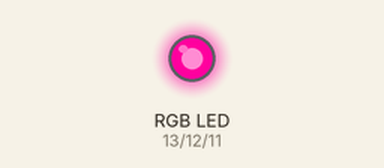
The sketch below on a simulated Arduino Uno, built with avr-gcc and run on an emulated ATmega328P. Parts: an RGB LED mixed from three pins (HIGH = lit). Random numbers use the default seed unless the sketch sets one.

Above: at 0.1 s.
At 5.1 s:
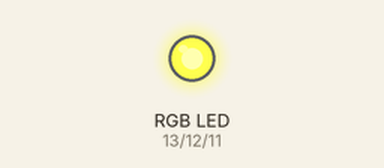
At 10.1 s:
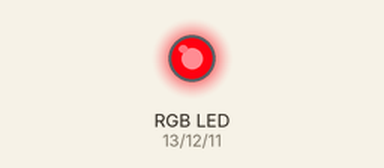
At 18.1 s:
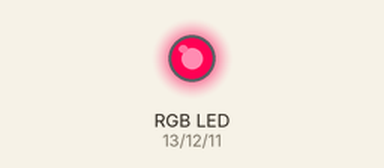
At 28.1 s:
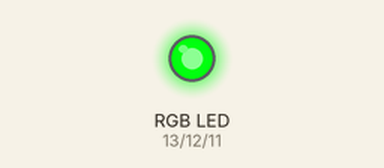
At 38.1 s:
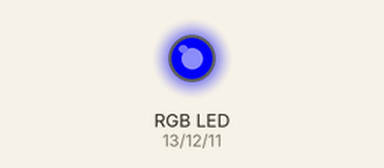
Timing chart, 0 to 40.0 s (numbered marks = the images above):
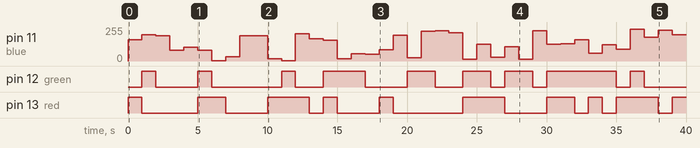

Measured:
- by itself, pin 12 (green): LOW → HIGH at 1.0 s, → LOW 1.0 s later, → HIGH 3.0 s later, → LOW 1.0 s later, … (18 changes in this stretch)
- by itself, pin 13 (red): LOW → HIGH at 0.00 s, → LOW 1.0 s later, → HIGH 4.0 s later, → LOW 2.0 s later, … (19 changes in this stretch)
- by itself, pin 11 (blue): 0/255 → 158/255 at 0.00 s, → 197/255 1.0 s later, → 188/255 1.0 s later, → 80/255 1.0 s later, … (40 changes in this stretch)

The sketch:

14-random-rgb.ino
```cpp
/*
  Potrebna je RGB led sijalica.
  Uključiti RGB ulaze u tri pina, a minus u uzemljenje (GND).
*/
int red = 13;
int green = 12;
int blue = 11;

void setup() {
  pinMode(red, OUTPUT);
  pinMode(green, OUTPUT);
  pinMode(blue, OUTPUT);
}

void loop() {
  analogWrite(red, random(0, 255));
  analogWrite(green, random(0, 255));
  analogWrite(blue, random(0, 255));
  delay(1000);
}
```
